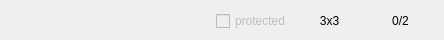
<?xml version="1.0" encoding="UTF-8"?>
<ui version="4.0">
 <class>serverListItem</class>
 <widget class="QWidget" name="serverListItem">
  <property name="geometry">
   <rect>
    <x>0</x>
    <y>0</y>
    <width>444</width>
    <height>40</height>
   </rect>
  </property>
  <property name="minimumSize">
   <size>
    <width>0</width>
    <height>40</height>
   </size>
  </property>
  <property name="maximumSize">
   <size>
    <width>16777215</width>
    <height>40</height>
   </size>
  </property>
  <property name="windowTitle">
   <string>Form</string>
  </property>
  <widget class="QWidget" name="layoutWidget">
   <property name="geometry">
    <rect>
     <x>10</x>
     <y>10</y>
     <width>423</width>
     <height>22</height>
    </rect>
   </property>
   <layout class="QHBoxLayout" name="horizontalLayout">
    <item>
     <widget class="QLabel" name="gameName">
      <property name="minimumSize">
       <size>
        <width>200</width>
        <height>0</height>
       </size>
      </property>
      <property name="text">
       <string/>
      </property>
     </widget>
    </item>
    <item>
     <widget class="QCheckBox" name="isProtected">
      <property name="enabled">
       <bool>false</bool>
      </property>
      <property name="text">
       <string>protected</string>
      </property>
      <property name="checkable">
       <bool>true</bool>
      </property>
      <property name="tristate">
       <bool>true</bool>
      </property>
     </widget>
    </item>
    <item>
     <widget class="QLabel" name="boardSize">
      <property name="minimumSize">
       <size>
        <width>50</width>
        <height>0</height>
       </size>
      </property>
      <property name="text">
       <string>3x3</string>
      </property>
      <property name="alignment">
       <set>Qt::AlignmentFlag::AlignCenter</set>
      </property>
     </widget>
    </item>
    <item>
     <widget class="QLabel" name="playersAmount">
      <property name="minimumSize">
       <size>
        <width>50</width>
        <height>0</height>
       </size>
      </property>
      <property name="text">
       <string>0/2</string>
      </property>
      <property name="alignment">
       <set>Qt::AlignmentFlag::AlignCenter</set>
      </property>
     </widget>
    </item>
   </layout>
  </widget>
 </widget>
 <resources/>
 <connections/>
</ui>
